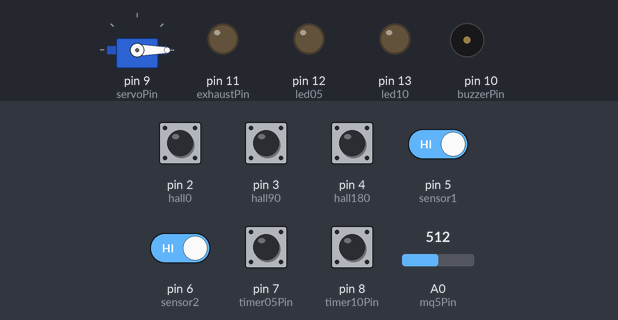
This sketch was run on a simulated Arduino Uno, built with avr-gcc and run on an emulated ATmega328P. Parts: servo, output pins drawn as LEDs (lit = HIGH), buzzer (waves = sounding, pin HIGH). Inputs (shaded band) come from the test bench; at power-on: pin 2 (hall0), pin 3 (hall90), pin 4 (hall180), pin 5 (sensor1), pin 6 (sensor2), pin 7 (timer05Pin), pin 8 (timer10Pin) HIGH, A0 (mq5Pin) = 512. What the sketch prints to the serial monitor is not drawn.

Above: at 1.2 s.
1.3 s: pin 3 (hall90) pulled LOW for 0.15 s
At 3.28 s:
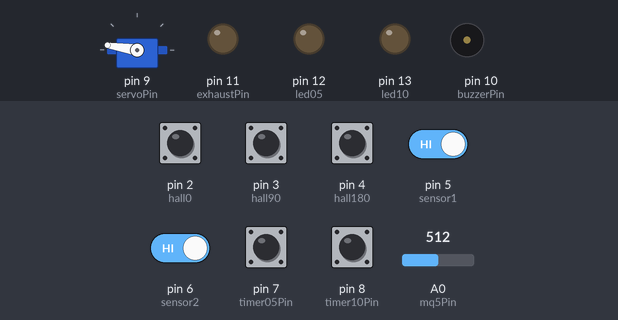
4.3 s: pin 3 (hall90) pulsed LOW 5 times (0.12 s each, 0.3 s apart)
7.4 s: pin 2 (hall0) pulled LOW for 0.15 s
At 7.59 s:
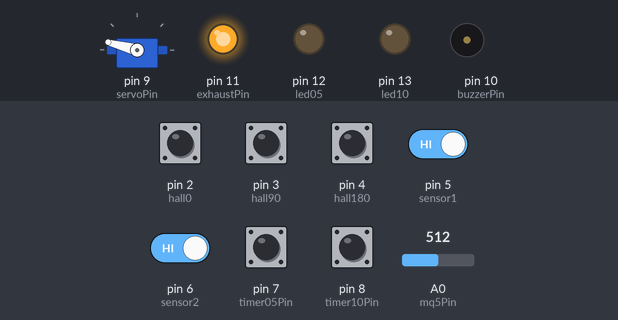
10.5 s: pin 3 (hall90) pulled LOW for 1 s
At 15.3 s:
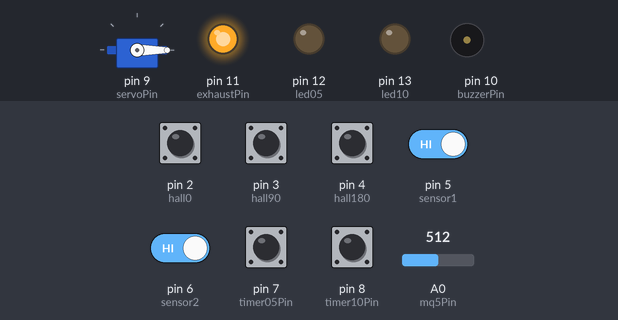
Timing chart, 0 to 16.7 s (numbered marks = the images above; inputs shaded):
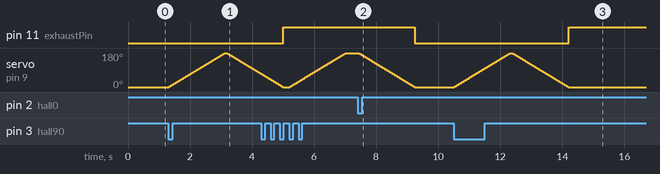

The sketch:

sketch.ino
```cpp
           #include <Servo.h>
Servo myServo;

// ----- Pin definitions -----
const int hall0 = 2;    // Emergency knob 0°
const int hall90 = 3;   // Knob ON
const int hall180 = 4;  // Knob ON alternative
const int sensor1 = 5;  // side-by-side sensors
const int sensor2 = 6;
const int timer05Pin = 7;
const int timer10Pin = 8;
const int servoPin = 9;
const int buzzerPin = 10;
const int exhaustPin = 11;
const int led05 = 12;
const int led10 = 13;
const int mq5Pin = A0;

// ----- Variables -----
int peopleCount = 0;
int lastPosition = 0; // 0=servo0°, 1=servo180°
bool actionDone = false;

// Timer variables
bool mainTimerActive = false;
unsigned long mainStart = 0;
unsigned long mainDuration = 0;
const unsigned long FIVE_MIN = 5UL * 60UL * 1000UL;
const unsigned long TEN_MIN = 10UL * 60UL * 1000UL;
const unsigned long BUZZ_TIME = 20UL * 1000UL;
bool buzzerOn = false;

// Gas leak variables
bool gasMonitorActive = false;
bool gasLeakDetected = false;
unsigned long gasStartTime = 0;
const unsigned long GAS_WAIT_TIME = 60UL * 1000UL;
int gasThreshold = 400;

// 5-minute waiting timer
bool waitTimerActive = false;
unsigned long waitStart = 0;
const unsigned long WAIT_TIME = 1UL * 60UL * 1000UL;

// ----- Sensor sequence variables -----
bool s1_last = HIGH;
bool s2_last = HIGH;
int sensorSequence = 0; // 1 = s1 first, 2 = s2 first

// ----- Knob state memory -----
bool hall90_last = HIGH;
bool hall180_last = HIGH;

void setup() {
  Serial.begin(9600);
  myServo.attach(servoPin);
  myServo.write(0); // start at 0°

  pinMode(hall0, INPUT_PULLUP);
  pinMode(hall90, INPUT_PULLUP);
  pinMode(hall180, INPUT_PULLUP);
  pinMode(sensor1, INPUT);
  pinMode(sensor2, INPUT);
  pinMode(timer05Pin, INPUT_PULLUP);
  pinMode(timer10Pin, INPUT_PULLUP);
  pinMode(buzzerPin, OUTPUT);
  pinMode(exhaustPin, OUTPUT);
  pinMode(led05, OUTPUT);
  pinMode(led10, OUTPUT);

  digitalWrite(buzzerPin, LOW);
  digitalWrite(exhaustPin, LOW);
  digitalWrite(led05, LOW);
  digitalWrite(led10, LOW);

  Serial.println("System initialized. Servo at 0°, gas monitor idle.");
}

void loop() {
  unsigned long now = millis();

  // ----- Read sensors -----
  int s1 = digitalRead(sensor1);
  int s2 = digitalRead(sensor2);
  int sensor0 = digitalRead(hall0);
  int sensor90 = digitalRead(hall90);
  int sensor180 = digitalRead(hall180);
  int timer05State = digitalRead(timer05Pin);
  int timer10State = digitalRead(timer10Pin);
  int gasValue = analogRead(mq5Pin);

  // ----- Side-by-side sensor sequence logic -----
  if (s1_last == HIGH && s1 == LOW && sensorSequence == 0) sensorSequence = 1; // s1 first
  if (s2_last == HIGH && s2 == LOW && sensorSequence == 0) sensorSequence = 2; // s2 first

  if (sensorSequence == 1 && s2_last == HIGH && s2 == LOW) {
    peopleCount++;
    Serial.print("Person ENTERED → Count: "); Serial.println(peopleCount);
    sensorSequence = 0;
    waitTimerActive = false;
  }

  if (sensorSequence == 2 && s1_last == HIGH && s1 == LOW) {
    if (peopleCount > 0) peopleCount--;
    Serial.print("Person EXITED → Count: "); Serial.println(peopleCount);
    sensorSequence = 0;
    if (peopleCount == 0 && lastPosition == 1) {
      waitTimerActive = true;
      waitStart = now;
      Serial.println("No one inside → 1-min waiting timer started...");
    }
  }

  s1_last = s1;
  s2_last = s2;

  // ----- KNOB ON (only on HIGH->LOW change) -----
  if (lastPosition == 0 && !actionDone) {
    if ((hall90_last == HIGH && sensor90 == LOW) || (hall180_last == HIGH && sensor180 == LOW)) {
      Serial.println("Knob ON → Servo to 180°, Regulator ON");
      for (int pos = 0; pos <= 180; pos++) { myServo.write(pos); delay(10); }
      lastPosition = 1;
      actionDone = true;
      gasMonitorActive = true;
      if (peopleCount == 0) {
        waitTimerActive = true;
        waitStart = now;
        Serial.println("No one inside → 1-min waiting timer started...");
      }
    }
  }
  hall90_last = sensor90;
  hall180_last = sensor180;

  // ----- 5-min waiting timer -----
  if (waitTimerActive) {
    if (peopleCount > 0) {
      waitTimerActive = false;
      Serial.println("Someone entered → waiting timer cancelled.");
    } else if (now - waitStart >= WAIT_TIME) {
      Serial.println("1 minutes passed with no one inside → Servo OFF.");
      turnOffRegulator();
      waitTimerActive = false;
    }
  }

  // ----- Timer start -----
  if (lastPosition == 1 && !mainTimerActive) {
    if (timer05State == LOW) startMainTimer(FIVE_MIN, led05);
    if (timer10State == LOW) startMainTimer(TEN_MIN, led10);
  }

  // ----- Main Timer Running -----
  if (mainTimerActive) {
    unsigned long elapsed = now - mainStart;
    if (mainDuration == FIVE_MIN) digitalWrite(led05, HIGH);
    if (mainDuration == TEN_MIN) digitalWrite(led10, HIGH);

    if (elapsed >= mainDuration - BUZZ_TIME && elapsed < mainDuration) {
      digitalWrite(buzzerPin, HIGH);
      if (!buzzerOn) { Serial.println("Last 20 sec → buzzer ON."); buzzerOn = true; }
    } else {
      digitalWrite(buzzerPin, LOW); // ensure buzzer OFF outside last 20s
    }

    if (elapsed >= mainDuration) {
      Serial.println("Main timer complete → Servo OFF.");
      turnOffRegulator();
      mainTimerActive = false;
      buzzerOn = false;
      digitalWrite(led05, LOW);
      digitalWrite(led10, LOW);
      digitalWrite(buzzerPin, LOW);
    }
  }

  // ----- Gas Leak Detection -----
  if (gasMonitorActive && lastPosition == 1) {
    if (gasValue > gasThreshold && !gasLeakDetected) {
      Serial.println("Gas leak detected! Turning off regulator & starting exhaust.");
      gasLeakDetected = true;
      gasStartTime = now;
      turnOffRegulator();
      digitalWrite(exhaustPin, HIGH);
      mainTimerActive = false;
      digitalWrite(led05, LOW);
      digitalWrite(led10, LOW);
      digitalWrite(buzzerPin, LOW);
    }

    if (gasLeakDetected) {
      if (gasValue <= gasThreshold - 50) {
        Serial.println(" Gas cleared. Exhaust OFF.");
        digitalWrite(exhaustPin, LOW);
        digitalWrite(buzzerPin, LOW);
        gasLeakDetected = false;
      } else if (now - gasStartTime >= GAS_WAIT_TIME) {
        digitalWrite(buzzerPin, HIGH);
        Serial.println(" Gas level high >1min → buzzer ON!");
      }
    }
  }

  // ----- EMERGENCY OFF (only if hall0 pressed) -----
  if (sensor0 == LOW && lastPosition == 1) {
    Serial.println("Emergency OFF → Everything reset.");
    turnOffRegulator();
    mainTimerActive = false;
    gasMonitorActive = false;
    gasLeakDetected = false;
    waitTimerActive = false;
    digitalWrite(buzzerPin, LOW);
    digitalWrite(exhaustPin, LOW);
    digitalWrite(led05, LOW);
    digitalWrite(led10, LOW);
  }

  if (sensor0 == HIGH && sensor90 == HIGH && sensor180 == HIGH) actionDone = false;

  delay(50);
}

// ----- Helper functions -----
void turnOffRegulator() {
  for (int pos = 180; pos >= 0; pos--) { myServo.write(pos); delay(10); }
  lastPosition = 0;
  Serial.println("Servo OFF (0°).");
  digitalWrite(buzzerPin, LOW);
}

void startMainTimer(unsigned long duration, int ledPin) {
  mainTimerActive = true;
  mainStart = millis();
  mainDuration = duration;
  digitalWrite(led05, LOW);
  digitalWrite(led10, LOW);
  digitalWrite(ledPin, HIGH);
  buzzerOn = false;
  digitalWrite(buzzerPin, LOW);
  Serial.print("Timer started for ");
  Serial.print(duration / 60000);
  Serial.println(" minutes");
}
```

Measured:
- after the input at 1.3 s, servo on pin 9 (servoPin): rises from 0° to 180° in 1.8 s, then falls to 69° in 1.2 s
- after the input at 7.4 s, pin 11 (exhaustPin): HIGH → LOW after 1.9 s; servo on pin 9 (servoPin): moves from 180° to 0° over 1.8 s, starting at once
- after the input at 10.5 s, pin 11 (exhaustPin): LOW → HIGH after 3.7 s; servo on pin 9 (servoPin): rises from 0° to 180° in 1.8 s, then falls to 0° in 1.9 s
